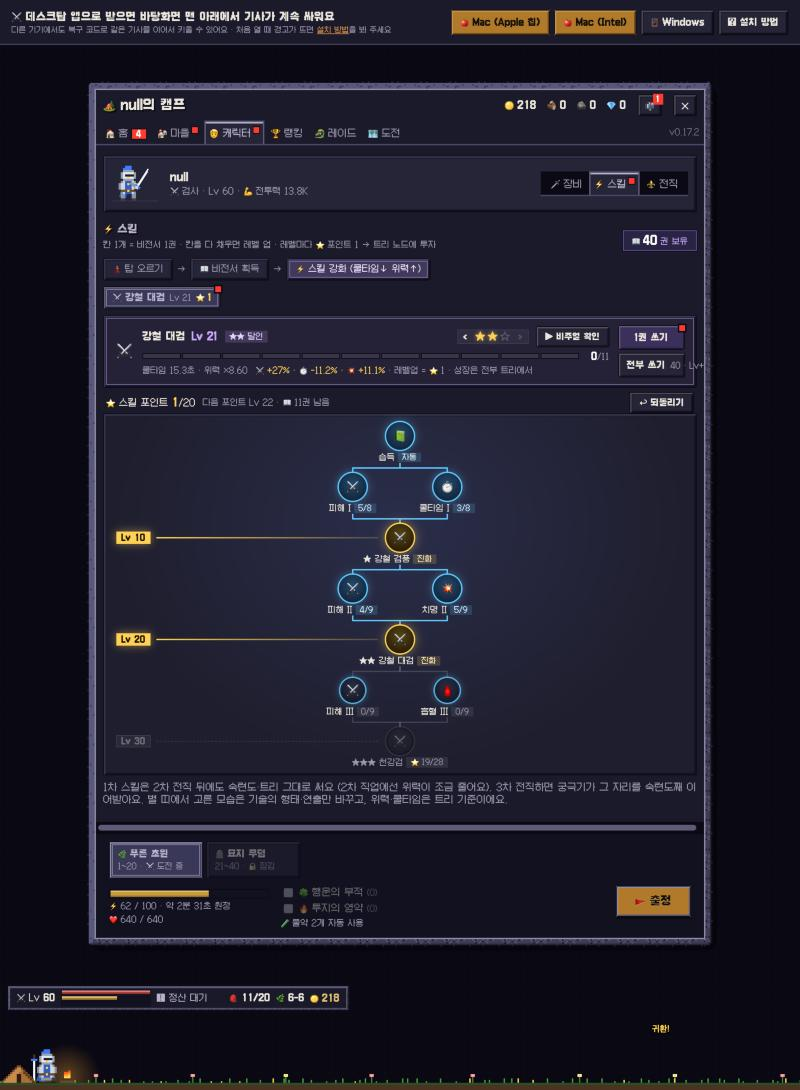
#> input picture dev/skill-tab-full.jpg, 800 x 1090 px
$ python post2.py ../skill-tab-full.jpg ../skill-nodes.png ../skill-nodes.png 5 1.0 1.0
#> lines starting #> are read from the running program, lines starting #| are printed output that depends on the picture
"""AI 생성 배경 → 진짜 저해상도 도트로.
usage: post2.py in.png out.png native_rows colors [bright] [sat]
1) 마젠타 하늘 키아웃 + 풍경 시작 줄까지 크롭
2) 원본 해상도에서 먼저 N색으로 양자화
3) 칸(셀)마다 최빈색으로 축소 → 중간색이 안 생겨 경계가 또렷
4) 고립 픽셀 정리 (4방향 이웃이 모두 다른 색이면 이웃 최빈색으로)
5) 밝기·채도 낮춰 캐릭터 뒤로 물러나게 (팔레트에만 적용)
6) 위쪽 40% 를 4x4 바이엘 디더로 페이드
"""
import sys
from collections import Counter
from PIL import Image, ImageEnhance

src, out, NCOL = sys.argv[1], sys.argv[2], int(sys.argv[4])
ARG = sys.argv[3]  # 'c5' = 원본 격자 5px 로 복원, 숫자 = 목표 줄 수
BRIGHT = float(sys.argv[5]) if len(sys.argv) > 5 else 0.62
SAT = float(sys.argv[6]) if len(sys.argv) > 6 else 0.75
FADE = float(sys.argv[8]) if len(sys.argv) > 8 else 0.4
KEEP = int(sys.argv[7]) if len(sys.argv) > 7 else 0   # >0 이면 아래 KEEP 줄만 남긴다 (땅에서 피어난 낮은 띠)

im = Image.open(src).convert('RGB')
#> im is the input picture: PIL image 800x1090 RGB; mean R, G, B 31.4, 29.7, 43.9
W0, H0 = im.size
#> W0 = 800; H0 = 1090
p = im.load()
mag = lambda c: c[0] > 150 and c[2] > 150 and c[1] < 120 and abs(c[0] - c[2]) < 90

top = next(y for y in range(H0) if sum(not mag(p[x, y]) for x in range(0, W0, 4)) > 6)
#> top = 0
im = im.crop((0, top, W0, H0))
W0, H0 = im.size
p = im.load()

# 마젠타는 키 색 하나로 고정해 양자화 팔레트를 낭비하지 않게
KEY = (255, 0, 255)
for y in range(H0):
    for x in range(W0):
        if mag(p[x, y]): p[x, y] = KEY

q = im.quantize(colors=NCOL + 1, method=Image.Quantize.MEDIANCUT, dither=Image.Dither.NONE)
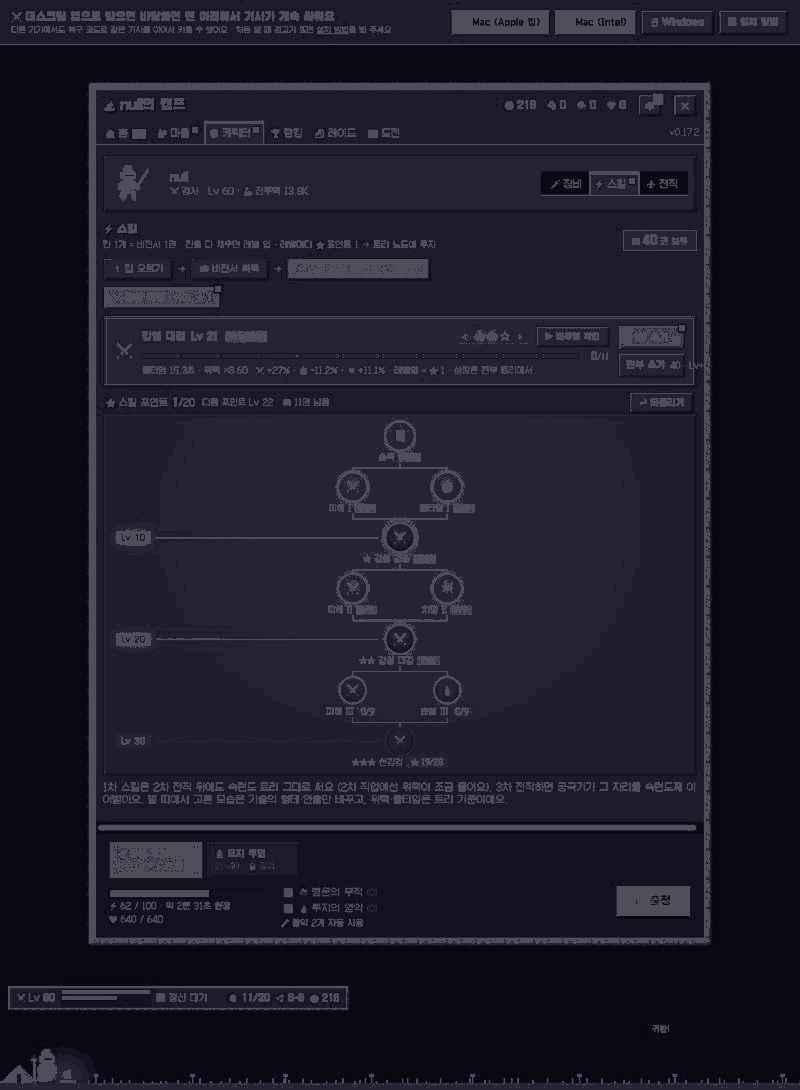
#> q: PIL image 800x1090 P; mean R, G, B 28.6, 27, 41.6
pal = q.getpalette()[: (NCOL + 1) * 3]
#> pal = [81, 78, 91, 37, 36, 55, 30, 29, 45, 20, 18, 32, 10, 8, 19, 7, 7, 17]
cols = [tuple(pal[i:i + 3]) for i in range(0, len(pal), 3)]
#> cols = [(81, 78, 91), (37, 36, 55), (30, 29, 45), (20, 18, 32), (10, 8, 19), (7, 7, 17)]
key_i = min(range(len(cols)), key=lambda i: sum((a - b) ** 2 for a, b in zip(cols[i], KEY)))
#> key_i = 0
qp = q.load()

if ARG.startswith('c'):
    cell = float(ARG[1:])
    # 격자 위상: 경계가 격자선에 가장 많이 걸리는 오프셋
    L = im.convert('L').load()
    ed = [0] * W0
    for y in range(0, H0, 2):
        for x in range(1, W0):
            if abs(L[x, y] - L[x - 1, y]) > 18: ed[x] += 1
    ph = max(range(int(cell)), key=lambda o: sum(ed[x] for x in range(o, W0, int(cell))))
    im2 = im.crop((ph, 0, W0, H0)); q = q.crop((ph, 0, W0, H0)); qp = q.load(); W0 -= ph
    NH = int(H0 // cell)
    if NH > 56:   # 너무 높은 장면은 자르지 않고 56줄로 축소 (랜드마크 보존)
        NH = 56; cell = H0 / NH
else:
#> (the run stopped early here; a loop or call above may not have finished)

$ run again, on dev/skill-roadmap.png
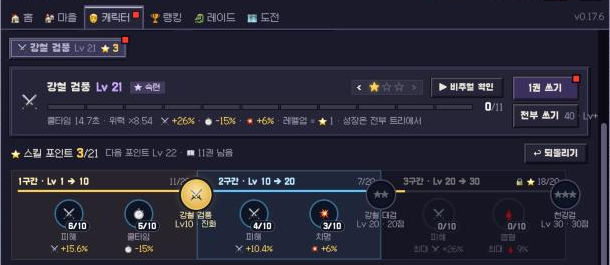
#> input picture dev/skill-roadmap.png, 610 x 265 px
#> im is the input picture: PIL image 610x265 RGB; mean R, G, B 40.8, 39.9, 55
#> top = 0
#> `q = im.quantize(colors=NCOL + 1, method=Image.Quantize.MEDIANCUT, dith..`:
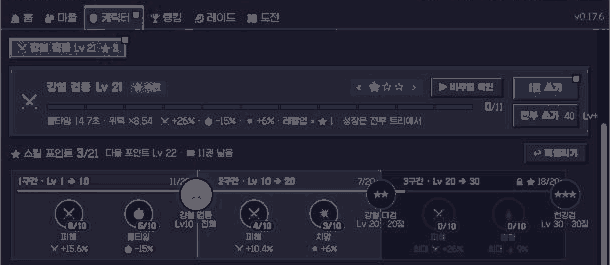
#> q: PIL image 610x265 P; mean R, G, B 37.1, 36.3, 51.9
#> pal = [103, 101, 110, 42, 43, 60, 37, 36, 52, 31, 27, 43, 27, 26, 42, 20, 20, 36]
#> cols = [(103, 101, 110), (42, 43, 60), (37, 36, 52), (31, 27, 43), (27, 26, 42), (20, 20, 36)]
#> key_i = 0

$ run again, on dev/skill-strip.png
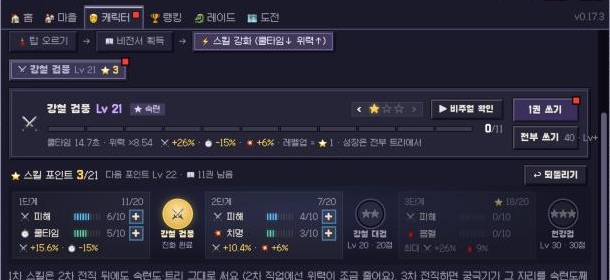
#> input picture dev/skill-strip.png, 610 x 280 px
#> im is the input picture: PIL image 610x280 RGB; mean R, G, B 41.8, 40.4, 56.9
#> top = 0
#> `q = im.quantize(colors=NCOL + 1, method=Image.Quantize.MEDIANCUT, dith..`:
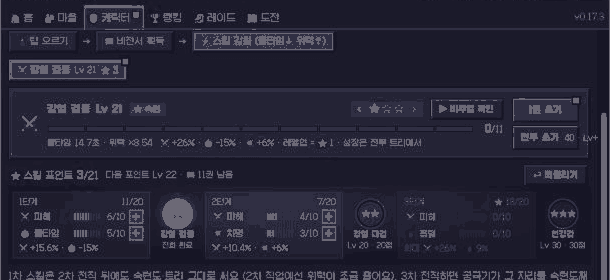
#> q: PIL image 610x280 P; mean R, G, B 38.9, 37.7, 54.5
#> pal = [108, 105, 118, 48, 47, 67, 36, 35, 53, 30, 28, 44, 27, 26, 42, 22, 21, 37]
#> cols = [(108, 105, 118), (48, 47, 67), (36, 35, 53), (30, 28, 44), (27, 26, 42), (22, 21, 37)]
#> key_i = 0

$ run again, on dev/skill-tree-v2.png
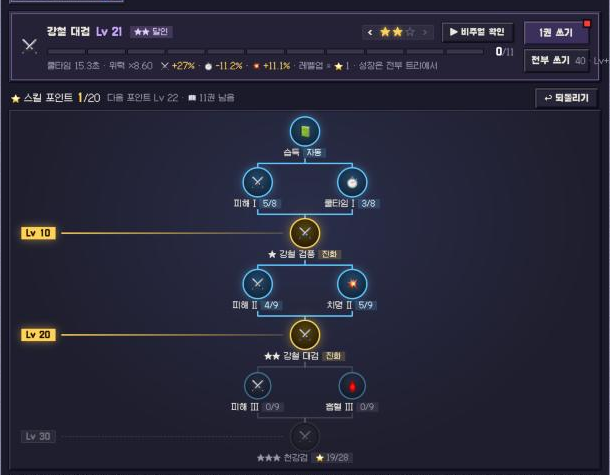
#> input picture dev/skill-tree-v2.png, 610 x 475 px
#> im is the input picture: PIL image 610x475 RGB; mean R, G, B 39.2, 39.1, 57
#> top = 0
#> `q = im.quantize(colors=NCOL + 1, method=Image.Quantize.MEDIANCUT, dith..`:
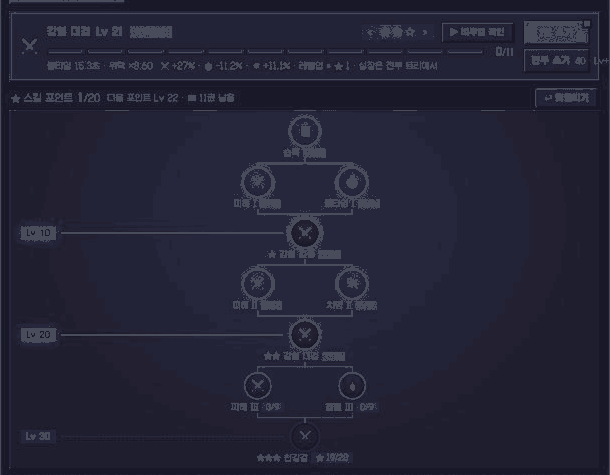
#> q: PIL image 610x475 P; mean R, G, B 36, 35.9, 54.4
#> pal = [72, 76, 91, 38, 39, 61, 35, 35, 55, 34, 32, 49, 31, 30, 46, 25, 24, 41]
#> cols = [(72, 76, 91), (38, 39, 61), (35, 35, 55), (34, 32, 49), (31, 30, 46), (25, 24, 41)]
#> key_i = 0
